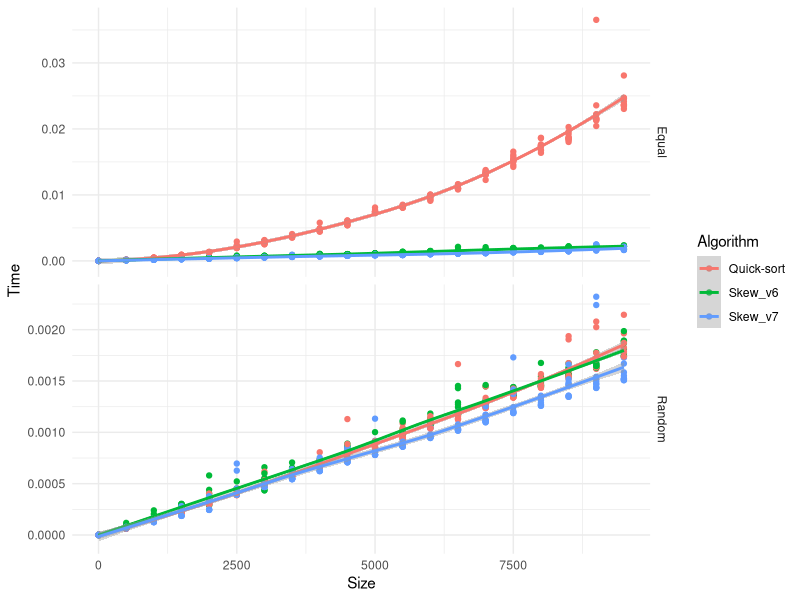

The R script that drew this image:
library(tidyverse)

performance6 <- read_table2("suffix_array_construction_v6.txt",
                            col_names = c("Algorithm", "String", "Size", "Time"))
performance7 <- read_table2("suffix_array_construction_v7.txt",
                            col_names = c("Algorithm", "String", "Size", "Time"))


performance <- rbind(performance6, performance7)

ggplot(performance,
       aes(x = Size, y = Time, color = Algorithm)) +
    facet_grid(String ~ ., scales = "free_y") +
    geom_point() +
    geom_smooth() +
    theme_minimal()
